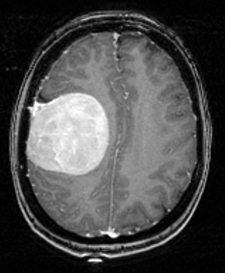
#> input picture Input Images/brain4.JPG, 225 x 273 px, found by its file name
$ jupyter execute --allow-errors IMAGE_PROCESSING.ipynb
#> lines starting #> are read from the running program, lines starting #| are printed output that depends on the picture; after the words box and inside, x2 and y2 are one past the last pixel; in counts of white or black regions, pixels touching at a corner belong together
[cell 1]
import cv2
import numpy as np
from matplotlib import pyplot as plt

[cell 2]
img_ini = cv2.imread('brain4.jpg') # read image
#> img_ini is the input picture: shape (273, 225, 3); min 0, max 255, mean 75.7
gray_img = cv2.cvtColor(img_ini,cv2.COLOR_BGR2GRAY) #convert image to gray
plt.imshow(gray_img,cmap='gray')
plt.title("initial image")
plt.show()
gray = cv2.medianBlur(gray_img,3) #apply median filter to smoothen image
cv2.imwrite("result/1/Median_filter.jpg",gray)
plt.imshow(img_ini,cmap="gray")
plt.title("image after applying medium filter")
plt.show()

[cell 3]
ret, thresh = cv2.threshold(gray,0,255,cv2.THRESH_OTSU) #applying thresholding  to get the skull portion
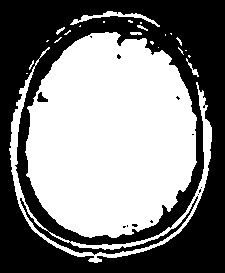
#> thresh: shape (273, 225); 50.7% white; 13 black regions (11 under 20 px), largest, box (x1, y1, x2, y2) and area: (0, 0, 225, 273) 30129, (37, 92, 48, 102) 64
#> ret = 74
cv2.imwrite("result/1/Threshold_img.jpg",thresh)
plt.imshow(thresh ,cmap='gray')
plt.show()

[cell 4]
colormask = np.zeros(img_ini.shape, dtype=np.uint8)
colormask[thresh!=0] = np.array((0,0,255)) #overlaying mask over original image
blended = cv2.addWeighted(img_ini,0.7,colormask,0.1,0)
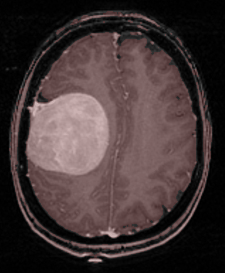
#> blended: shape (273, 225, 3); mean B, G, R 53.1, 53.1, 66
b,g,r = cv2.split(blended)
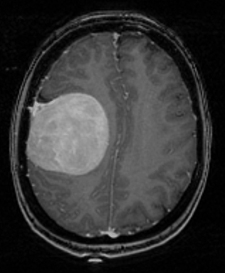
#> b: shape (273, 225); min 0, max 178, mean 53.1
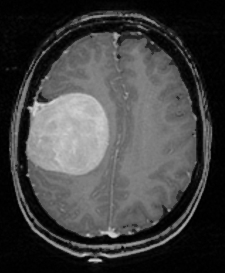
#> r: shape (273, 225); min 0, max 204, mean 66
rgb_img = cv2.merge([r,g,b])
plt.imshow(rgb_img)
plt.show()
cv2.imwrite("result/1/blended_img.jpg",rgb_img)
#> Out = True

[cell 5]
ret, markers = cv2.connectedComponents(thresh) #finding the connected components in the image
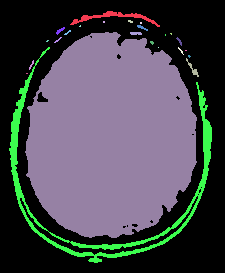
#> markers: shape (273, 225) int32; 25 distinct labels, from 0 to 24; one colour per label, 0 black
#> ret = 25
plt.imshow(markers)
plt.show()
cv2.imwrite("result/1/Connected_component_img.jpg",markers)
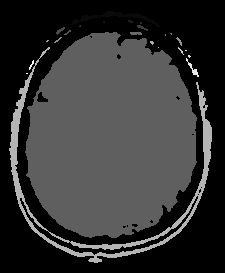
#> saved as Connected_component_img.jpg: shape (273, 225); min 0, max 24, mean 4.9; drawn with min black and max white
#> Out = True

[cell 6]
marker_area = [np.sum(markers==m) for m in range(np.max(markers)) if m!=0]
#> marker_area = [334, 4, 11, 4, 3, 27, 29, 13, 27453, 33, 3, 2, 14, 20, 4, 11, 3106, 1, 13, 2, 6, 57, 18]

largest_component = np.argmax(marker_area)+1  #finding the largest one which will be the brain
#> largest_component = 9

brain_mask = markers==largest_component
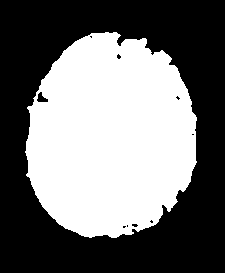
#> brain_mask: shape (273, 225) bool; 44.7% white; 1 white region, box (x1, y1, x2, y2) and area: (25, 32, 197, 238) 27453

brain_out = img_ini.copy()

brain_out[brain_mask==False] = (0,0,0) #filling rest of the background with black
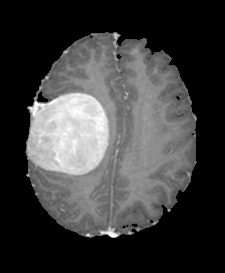
#> brain_out: shape (273, 225, 3); min 0, max 255, mean 62.1
plt.imshow(brain_out)
plt.show()
cv2.imwrite("result/1/brain.jpg",brain_out)
#> Out = True

[cell 7]
brain_out.shape
#> Out = (273, 225, 3)

[cell 8]
img = cv2.imread('result/1/brain.jpg',1)
#> img: shape (273, 225, 3); min 0, max 255, mean 62.1
kernel = np.ones((5,5),np.uint8)
erosion = cv2.erode(img,kernel,iterations = 1)
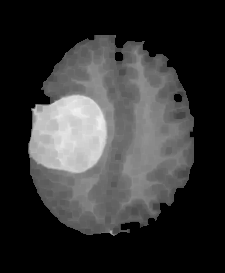
#> erosion: shape (273, 225, 3); min 0, max 241, mean 52.7
opening = cv2.morphologyEx(erosion, cv2.MORPH_OPEN, kernel)

[cell 9]
cv2.imwrite('result/1/brain_erode_opening.jpg',opening)
#> Out = True

[cell 10]
import scipy as sp
import pylab as pl
from sklearn.feature_extraction.image import grid_to_graph
from sklearn.cluster import KMeans
from skimage import io
from sklearn.cluster import MeanShift, estimate_bandwidth

[cell 11]
im = io.imread('result/1/brain_erode_opening.jpg')
#> im: shape (273, 225, 3); min 0, max 234, mean 52

[cell 12]
# Make the feature vectors
X = np.reshape(im, (im.shape[0]*im.shape[1], im.shape[2]))
bandwidth = estimate_bandwidth(X, quantile=0.4, n_samples=500)
#> bandwidth = 71.46
# Perform Clustering
km = MeanShift(bandwidth=bandwidth, bin_seeding=True)
km.fit(X.astype(float)) # the .astype method is only to stop the .fit method
# from throwing a warning.
labels = np.reshape(km.labels_, im.shape[0:2])
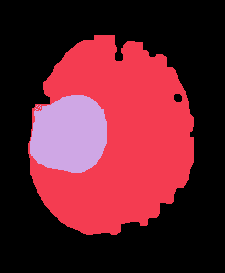
#> labels: shape (273, 225) int64; 3 distinct labels, from 0 to 2; one colour per label, 0 black

$ run again, with Input Images/Brain19.jpg copied over Input Images/brain4.JPG
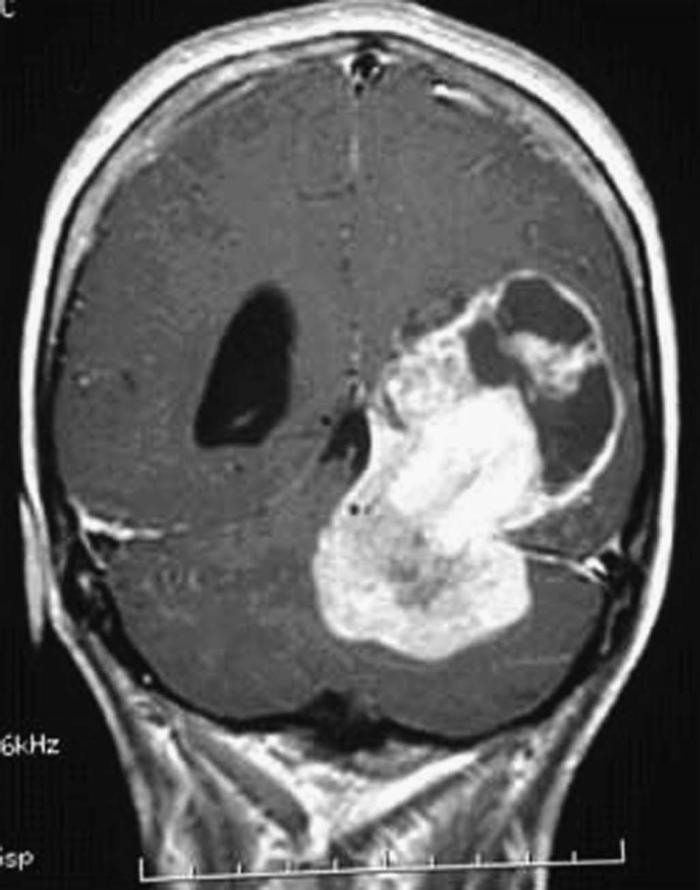
#> input picture Input Images/Brain19.jpg, 700 x 890 px, found by its file name
#> img_ini is the input picture: shape (890, 700, 3); min 1, max 255, mean 95
#> `ret, thresh = cv2.threshold(gray,0,255,cv2.THRESH_OTSU)`:
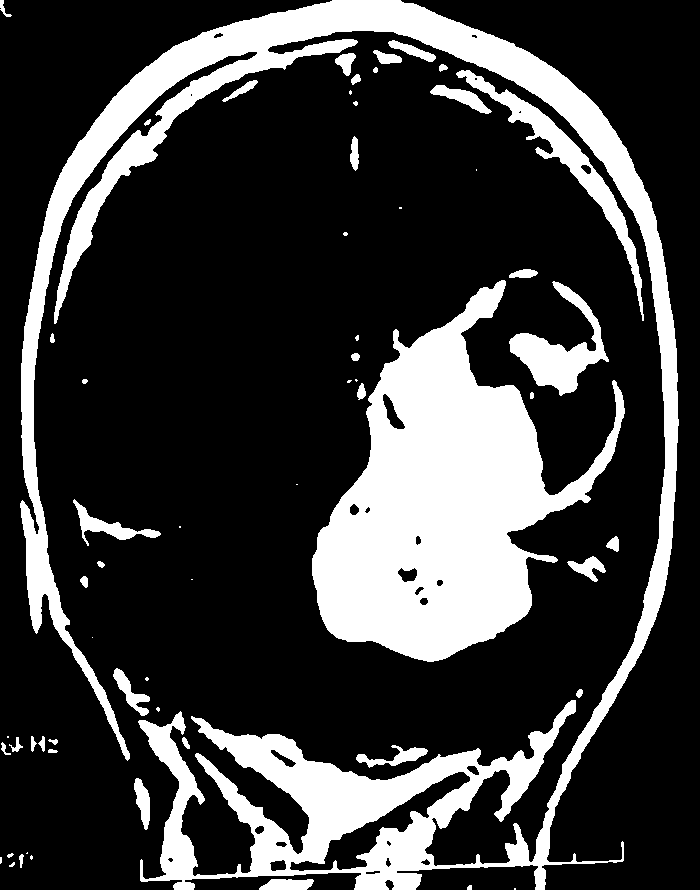
#> thresh: shape (890, 700); 23.8% white; 61 white regions (20 under 20 px), largest, box (x1, y1, x2, y2) and area: (20, 0, 679, 890) 76231, (312, 280, 625, 662) 56271, (456, 70, 644, 321) 4612
#> `ret, thresh = cv2.threshold(gray,0,255,cv2.THRESH_OTSU)`: ret = 129
#> `cv2.imwrite("result/1/blended_img.jpg",rgb_img)`: Out = True
#> markers: shape (890, 700) int32; 62 distinct labels, from 0 to 61
#> `ret, markers = cv2.connectedComponents(thresh)`: ret = 62
#> `cv2.imwrite("result/1/Connected_component_img.jpg",markers)`: Out = True
#> marker_area = 60 values, max 76231 at index 1, min 1 at index 37, mean 2470
#> largest_component = 2
#> brain_mask: shape (890, 700) bool; 12.2% white; 1 white region, box (x1, y1, x2, y2) and area: (20, 0, 679, 890) 76231
#> `cv2.imwrite("result/1/brain.jpg",brain_out)`: Out = True
#> bandwidth = 29.36
#> `labels = np.reshape(km.labels_, im.shape[0:2])`:
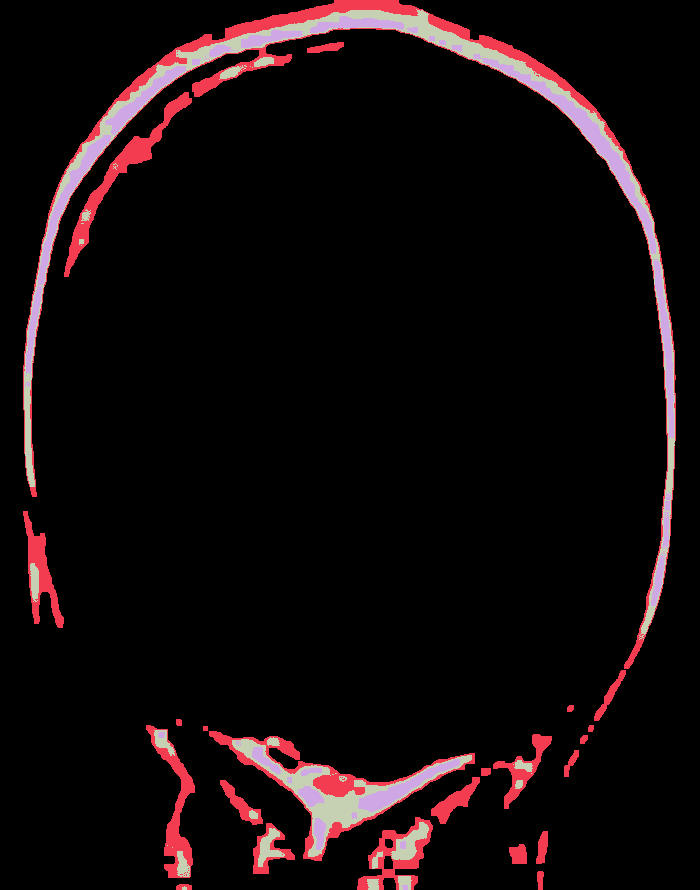
#> labels: shape (890, 700) int64; 4 distinct labels, from 0 to 3; one colour per label, 0 black

$ run again, with Input Images/mri5.jpg copied over Input Images/brain4.JPG
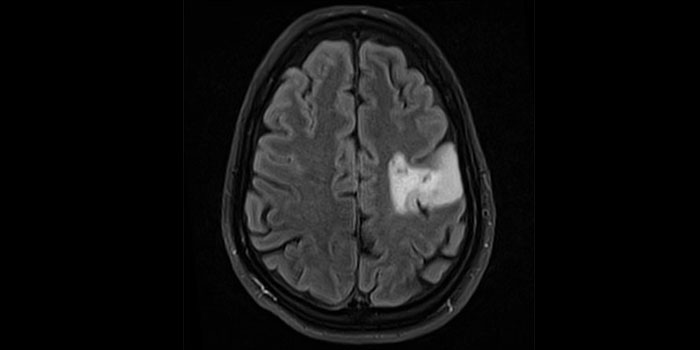
#> input picture Input Images/mri5.jpg, 700 x 350 px, found by its file name
#> img_ini is the input picture: shape (350, 700, 3); min 0, max 211, mean 18.2
#> thresh: shape (350, 700); 20.6% white; 21 white regions (16 under 20 px), largest, box (x1, y1, x2, y2) and area: (244, 38, 467, 310) 43206, (222, 6, 496, 343) 6688, (420, 258, 452, 284) 471, (474, 201, 477, 229) 62, (241, 232, 245, 243) 28
#> `ret, thresh = cv2.threshold(gray,0,255,cv2.THRESH_OTSU)`: ret = 39
#> `cv2.imwrite("result/1/blended_img.jpg",rgb_img)`: Out = True
#> markers: shape (350, 700) int32; 22 distinct labels, from 0 to 21
#> `ret, markers = cv2.connectedComponents(thresh)`: ret = 22
#> `cv2.imwrite("result/1/Connected_component_img.jpg",markers)`: Out = True
#> marker_area = [6688, 10, 7, 19, 43206, 9, 5, 4, 12, 6, 15, 62, 28, 9, 8, 471, 5, 1, 4, 4]
#> largest_component = 5
#> brain_mask: shape (350, 700) bool; 17.6% white; 1 white region, box (x1, y1, x2, y2) and area: (244, 38, 467, 310) 43206
#> `cv2.imwrite("result/1/brain.jpg",brain_out)`: Out = True
#> bandwidth = 21.39
#> `labels = np.reshape(km.labels_, im.shape[0:2])`:
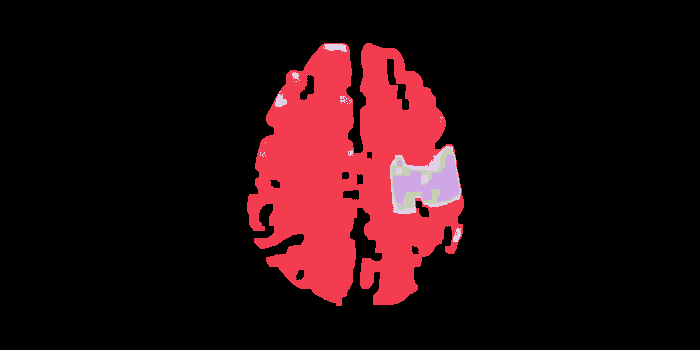
#> labels: shape (350, 700) int64; 5 distinct labels, from 0 to 4; one colour per label, 0 black
